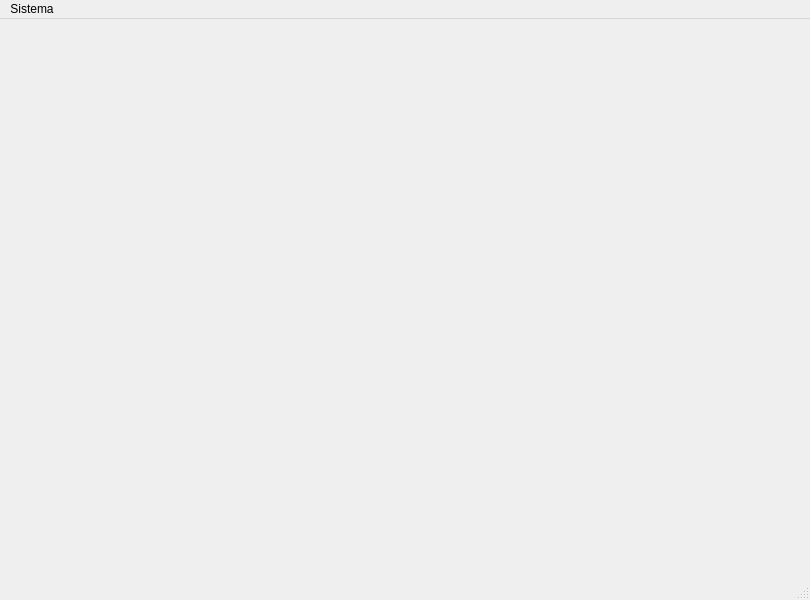
<?xml version="1.0" encoding="UTF-8"?>
<ui version="4.0">
 <class>MainWindow</class>
 <widget class="QMainWindow" name="MainWindow">
  <property name="geometry">
   <rect>
    <x>0</x>
    <y>0</y>
    <width>810</width>
    <height>600</height>
   </rect>
  </property>
  <property name="windowTitle">
   <string>MainWindow</string>
  </property>
  <widget class="QWidget" name="centralwidget"/>
  <widget class="QMenuBar" name="menubar">
   <property name="geometry">
    <rect>
     <x>0</x>
     <y>0</y>
     <width>810</width>
     <height>21</height>
    </rect>
   </property>
   <widget class="QMenu" name="menuSistema">
    <property name="title">
     <string>Sistema</string>
    </property>
    <addaction name="actionSalida"/>
   </widget>
   <addaction name="menuSistema"/>
  </widget>
  <widget class="QStatusBar" name="statusbar"/>
  <action name="actionSalida">
   <property name="text">
    <string>Salida</string>
   </property>
  </action>
 </widget>
 <resources/>
 <connections/>
</ui>
